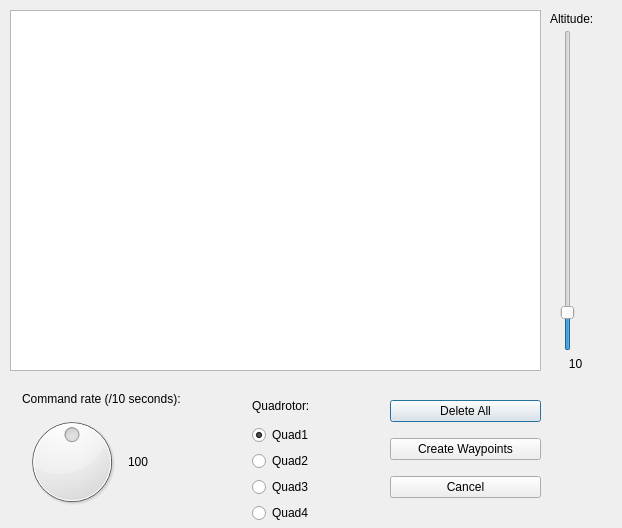
<?xml version="1.0" encoding="UTF-8"?>
<ui version="4.0">
 <class>waypointDialog</class>
 <widget class="QDialog" name="waypointDialog">
  <property name="geometry">
   <rect>
    <x>0</x>
    <y>0</y>
    <width>622</width>
    <height>528</height>
   </rect>
  </property>
  <property name="windowTitle">
   <string>Waypoints</string>
  </property>
  <widget class="QGraphicsView" name="graphicsView">
   <property name="geometry">
    <rect>
     <x>10</x>
     <y>10</y>
     <width>531</width>
     <height>361</height>
    </rect>
   </property>
   <property name="sizePolicy">
    <sizepolicy hsizetype="Fixed" vsizetype="Fixed">
     <horstretch>0</horstretch>
     <verstretch>0</verstretch>
    </sizepolicy>
   </property>
  </widget>
  <widget class="QWidget" name="layoutWidget">
   <property name="geometry">
    <rect>
     <x>390</x>
     <y>390</y>
     <width>151</width>
     <height>121</height>
    </rect>
   </property>
   <layout class="QVBoxLayout" name="verticalLayout">
    <item>
     <widget class="QPushButton" name="deleteButton">
      <property name="text">
       <string>Delete All</string>
      </property>
     </widget>
    </item>
    <item>
     <widget class="QPushButton" name="okButton">
      <property name="text">
       <string>Create Waypoints</string>
      </property>
     </widget>
    </item>
    <item>
     <widget class="QPushButton" name="cancelButton">
      <property name="text">
       <string>Cancel</string>
      </property>
     </widget>
    </item>
   </layout>
  </widget>
  <widget class="QLabel" name="label_2">
   <property name="geometry">
    <rect>
     <x>550</x>
     <y>10</y>
     <width>66</width>
     <height>17</height>
    </rect>
   </property>
   <property name="text">
    <string>Altitude:</string>
   </property>
  </widget>
  <widget class="QWidget" name="layoutWidget">
   <property name="geometry">
    <rect>
     <x>560</x>
     <y>30</y>
     <width>31</width>
     <height>341</height>
    </rect>
   </property>
   <layout class="QVBoxLayout" name="verticalLayout_2">
    <item>
     <widget class="QSlider" name="altitudeSlider">
      <property name="value">
       <number>10</number>
      </property>
      <property name="orientation">
       <enum>Qt::Vertical</enum>
      </property>
     </widget>
    </item>
    <item>
     <widget class="QLabel" name="altitudeLabel">
      <property name="text">
       <string>10</string>
      </property>
      <property name="alignment">
       <set>Qt::AlignCenter</set>
      </property>
     </widget>
    </item>
   </layout>
  </widget>
  <widget class="QWidget" name="layoutWidget">
   <property name="geometry">
    <rect>
     <x>22</x>
     <y>392</y>
     <width>197</width>
     <height>125</height>
    </rect>
   </property>
   <layout class="QFormLayout" name="formLayout">
    <item row="0" column="0" colspan="2">
     <widget class="QLabel" name="label">
      <property name="text">
       <string>Command rate (/10 seconds):</string>
      </property>
     </widget>
    </item>
    <item row="1" column="0">
     <widget class="QDial" name="rateDial">
      <property name="maximum">
       <number>600</number>
      </property>
      <property name="value">
       <number>300</number>
      </property>
      <property name="orientation">
       <enum>Qt::Horizontal</enum>
      </property>
      <property name="invertedAppearance">
       <bool>false</bool>
      </property>
      <property name="notchesVisible">
       <bool>false</bool>
      </property>
     </widget>
    </item>
    <item row="1" column="1">
     <widget class="QLabel" name="rateLabel">
      <property name="text">
       <string>100</string>
      </property>
     </widget>
    </item>
   </layout>
  </widget>
  <widget class="QWidget" name="layoutWidget">
   <property name="geometry">
    <rect>
     <x>252</x>
     <y>392</y>
     <width>118</width>
     <height>131</height>
    </rect>
   </property>
   <layout class="QVBoxLayout" name="verticalLayout_3">
    <item>
     <widget class="QLabel" name="label_3">
      <property name="text">
       <string>Quadrotor:</string>
      </property>
     </widget>
    </item>
    <item>
     <widget class="QRadioButton" name="quad1RadioButton">
      <property name="text">
       <string>Quad1</string>
      </property>
      <property name="checked">
       <bool>true</bool>
      </property>
     </widget>
    </item>
    <item>
     <widget class="QRadioButton" name="quad2RadioButton">
      <property name="text">
       <string>Quad2</string>
      </property>
     </widget>
    </item>
    <item>
     <widget class="QRadioButton" name="quad3RadioButton">
      <property name="text">
       <string>Quad3</string>
      </property>
     </widget>
    </item>
    <item>
     <widget class="QRadioButton" name="quad4RadioButton">
      <property name="text">
       <string>Quad4</string>
      </property>
     </widget>
    </item>
   </layout>
  </widget>
 </widget>
 <resources/>
 <connections>
  <connection>
   <sender>okButton</sender>
   <signal>clicked()</signal>
   <receiver>waypointDialog</receiver>
   <slot>accept()</slot>
   <hints>
    <hint type="sourcelabel">
     <x>275</x>
     <y>427</y>
    </hint>
    <hint type="destinationlabel">
     <x>295</x>
     <y>243</y>
    </hint>
   </hints>
  </connection>
  <connection>
   <sender>cancelButton</sender>
   <signal>clicked()</signal>
   <receiver>waypointDialog</receiver>
   <slot>reject()</slot>
   <hints>
    <hint type="sourcelabel">
     <x>275</x>
     <y>460</y>
    </hint>
    <hint type="destinationlabel">
     <x>295</x>
     <y>243</y>
    </hint>
   </hints>
  </connection>
  <connection>
   <sender>altitudeSlider</sender>
   <signal>sliderMoved(int)</signal>
   <receiver>altitudeLabel</receiver>
   <slot>setNum(int)</slot>
   <hints>
    <hint type="sourcelabel">
     <x>565</x>
     <y>176</y>
    </hint>
    <hint type="destinationlabel">
     <x>569</x>
     <y>370</y>
    </hint>
   </hints>
  </connection>
  <connection>
   <sender>rateDial</sender>
   <signal>sliderMoved(int)</signal>
   <receiver>rateLabel</receiver>
   <slot>setNum(int)</slot>
   <hints>
    <hint type="sourcelabel">
     <x>390</x>
     <y>533</y>
    </hint>
    <hint type="destinationlabel">
     <x>530</x>
     <y>443</y>
    </hint>
   </hints>
  </connection>
 </connections>
</ui>
